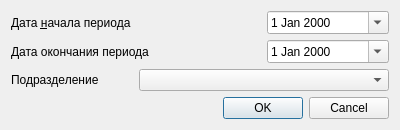
<?xml version="1.0" encoding="UTF-8"?>
<ui version="4.0">
 <class>ReportUncheckedPolicy</class>
 <widget class="QDialog" name="ReportUncheckedPolicy">
  <property name="geometry">
   <rect>
    <x>0</x>
    <y>0</y>
    <width>400</width>
    <height>128</height>
   </rect>
  </property>
  <property name="windowTitle">
   <string>Dialog</string>
  </property>
  <layout class="QGridLayout" name="gridLayout">
   <item row="0" column="0" colspan="2">
    <widget class="QLabel" name="lblBegDate">
     <property name="text">
      <string>Дата &amp;начала периода</string>
     </property>
     <property name="buddy">
      <cstring>edtBegDate</cstring>
     </property>
    </widget>
   </item>
   <item row="0" column="2">
    <widget class="CDateEdit" name="edtBegDate">
     <property name="calendarPopup">
      <bool>true</bool>
     </property>
    </widget>
   </item>
   <item row="1" column="0" colspan="2">
    <widget class="QLabel" name="lblEndDate">
     <property name="text">
      <string>Дата окончания периода</string>
     </property>
    </widget>
   </item>
   <item row="1" column="2">
    <widget class="CDateEdit" name="edtEndDate">
     <property name="calendarPopup">
      <bool>true</bool>
     </property>
    </widget>
   </item>
   <item row="2" column="0">
    <widget class="QLabel" name="lblOrgStrucutreAttachType">
     <property name="text">
      <string>Подразделение</string>
     </property>
    </widget>
   </item>
   <item row="2" column="1" colspan="2">
    <widget class="COrgStructureComboBox" name="cmbOrgStructure"/>
   </item>
   <item row="3" column="0" colspan="3">
    <widget class="QDialogButtonBox" name="buttonBox">
     <property name="orientation">
      <enum>Qt::Horizontal</enum>
     </property>
     <property name="standardButtons">
      <set>QDialogButtonBox::Cancel|QDialogButtonBox::Ok</set>
     </property>
    </widget>
   </item>
  </layout>
 </widget>
 <customwidgets>
  <customwidget>
   <class>CDateEdit</class>
   <extends>QDateEdit</extends>
   <header>library/DateEdit</header>
  </customwidget>
  <customwidget>
   <class>COrgStructureComboBox</class>
   <extends>QComboBox</extends>
   <header>Orgs/OrgStructComboBoxes</header>
  </customwidget>
 </customwidgets>
 <resources/>
 <connections>
  <connection>
   <sender>buttonBox</sender>
   <signal>accepted()</signal>
   <receiver>ReportUncheckedPolicy</receiver>
   <slot>accept()</slot>
   <hints>
    <hint type="sourcelabel">
     <x>248</x>
     <y>254</y>
    </hint>
    <hint type="destinationlabel">
     <x>157</x>
     <y>274</y>
    </hint>
   </hints>
  </connection>
  <connection>
   <sender>buttonBox</sender>
   <signal>rejected()</signal>
   <receiver>ReportUncheckedPolicy</receiver>
   <slot>reject()</slot>
   <hints>
    <hint type="sourcelabel">
     <x>316</x>
     <y>260</y>
    </hint>
    <hint type="destinationlabel">
     <x>286</x>
     <y>274</y>
    </hint>
   </hints>
  </connection>
 </connections>
</ui>
